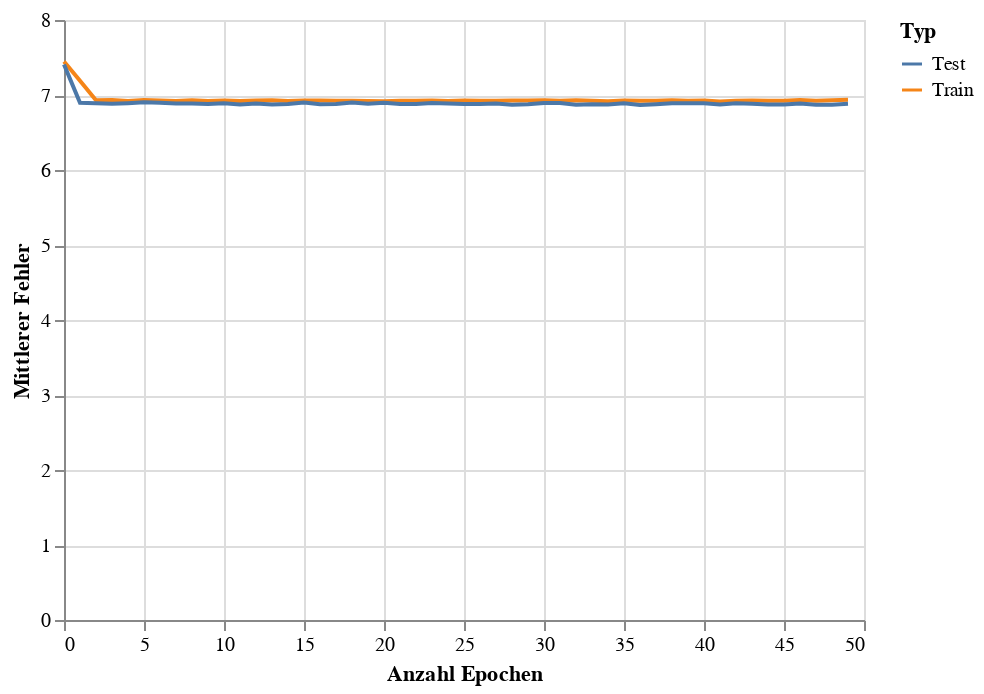

Notebook source saved alongside this figure:
### Code cell
train_eval_loss_chart = alt.Chart(loss_df).mark_line().encode(
    x = alt.X('Epoch',title='Anzahl Epochen'),
    y = alt.Y('Loss',title='Mittlerer Fehler'),
    color = alt.Color('Type',title='Typ')
)
train_eval_loss_chart

### Figure 1 — Vega-Lite specification as saved in the notebook (floating-point values rounded to 4 significant figures)
{"config": {"view": {"continuousWidth": 400, "continuousHeight": 300}}, "data": {"name": "data-b0c59ab6cb3ff7494b9c3790e63cb904"}, "mark": "line", "encoding": {"color": {"field": "Type", "title": "Typ", "type": "nominal"}, "x": {"field": "Epoch", "title": "Anzahl Epochen", "type": "quantitative"}, "y": {"field": "Loss", "title": "Mittlerer Fehler", "type": "quantitative"}}, "$schema": "https://vega.github.io/schema/vega-lite/v4.17.0.json", "datasets": {"data-b0c59ab6cb3ff7494b9c3790e63cb904": [{"Epoch": 0, "Loss": 7.446, "Type": "Train"}, {"Epoch": 1, "Loss": 7.189, "Type": "Train"}, {"Epoch": 2, "Loss": 6.93, "Type": "Train"}, {"Epoch": 3, "Loss": 6.932, "Type": "Train"}, {"Epoch": 4, "Loss": 6.921, "Type": "Train"}, {"Epoch": 5, "Loss": 6.934, "Type": "Train"}, {"Epoch": 6, "Loss": 6.927, "Type": "Train"}, {"Epoch": 7, "Loss": 6.921, "Type": "Train"}, {"Epoch": 8, "Loss": 6.931, "Type": "Train"}, {"Epoch": 9, "Loss": 6.921, "Type": "Train"}, {"Epoch": 10, "Loss": 6.928, "Type": "Train"}, {"Epoch": 11, "Loss": 6.921, "Type": "Train"}, {"Epoch": 12, "Loss": 6.927, "Type": "Train"}, {"Epoch": 13, "Loss": 6.93, "Type": "Train"}, {"Epoch": 14, "Loss": 6.92, "Type": "Train"}, {"Epoch": 15, "Loss": 6.927, "Type": "Train"}, {"Epoch": 16, "Loss": 6.927, "Type": "Train"}, {"Epoch": 17, "Loss": 6.922, "Type": "Train"}, {"Epoch": 18, "Loss": 6.923, "Type": "Train"}, {"Epoch": 19, "Loss": 6.922, "Type": "Train"}, {"Epoch": 20, "Loss": 6.918, "Type": "Train"}, {"Epoch": 21, "Loss": 6.923, "Type": "Train"}, {"Epoch": 22, "Loss": 6.923, "Type": "Train"}, {"Epoch": 23, "Loss": 6.925, "Type": "Train"}, {"Epoch": 24, "Loss": 6.922, "Type": "Train"}, {"Epoch": 25, "Loss": 6.926, "Type": "Train"}, {"Epoch": 26, "Loss": 6.922, "Type": "Train"}, {"Epoch": 27, "Loss": 6.922, "Type": "Train"}, {"Epoch": 28, "Loss": 6.925, "Type": "Train"}, {"Epoch": 29, "Loss": 6.926, "Type": "Train"}, {"Epoch": 30, "Loss": 6.93, "Type": "Train"}, {"Epoch": 31, "Loss": 6.925, "Type": "Train"}, {"Epoch": 32, "Loss": 6.929, "Type": "Train"}, {"Epoch": 33, "Loss": 6.924, "Type": "Train"}, {"Epoch": 34, "Loss": 6.916, "Type": "Train"}, {"Epoch": 35, "Loss": 6.926, "Type": "Train"}, {"Epoch": 36, "Loss": 6.923, "Type": "Train"}, {"Epoch": 37, "Loss": 6.922, "Type": "Train"}, {"Epoch": 38, "Loss": 6.929, "Type": "Train"}, {"Epoch": 39, "Loss": 6.923, "Type": "Train"}, {"Epoch": 40, "Loss": 6.925, "Type": "Train"}, {"Epoch": 41, "Loss": 6.914, "Type": "Train"}, {"Epoch": 42, "Loss": 6.924, "Type": "Train"}, {"Epoch": 43, "Loss": 6.926, "Type": "Train"}, {"Epoch": 44, "Loss": 6.925, "Type": "Train"}, {"Epoch": 45, "Loss": 6.923, "Type": "Train"}, {"Epoch": 46, "Loss": 6.932, "Type": "Train"}, {"Epoch": 47, "Loss": 6.924, "Type": "Train"}, {"Epoch": 48, "Loss": 6.928, "Type": "Train"}, {"Epoch": 49, "Loss": 6.935, "Type": "Train"}, {"Epoch": 0, "Loss": 7.406, "Type": "Test"}, {"Epoch": 1, "Loss": 6.897, "Type": "Test"}, {"Epoch": 2, "Loss": 6.889, "Type": "Test"}, {"Epoch": 3, "Loss": 6.884, "Type": "Test"}, {"Epoch": 4, "Loss": 6.891, "Type": "Test"}, {"Epoch": 5, "Loss": 6.902, "Type": "Test"}, {"Epoch": 6, "Loss": 6.897, "Type": "Test"}, {"Epoch": 7, "Loss": 6.887, "Type": "Test"}, {"Epoch": 8, "Loss": 6.888, "Type": "Test"}, {"Epoch": 9, "Loss": 6.88, "Type": "Test"}, {"Epoch": 10, "Loss": 6.89, "Type": "Test"}, {"Epoch": 11, "Loss": 6.873, "Type": "Test"}, {"Epoch": 12, "Loss": 6.887, "Type": "Test"}, {"Epoch": 13, "Loss": 6.874, "Type": "Test"}, {"Epoch": 14, "Loss": 6.88, "Type": "Test"}, {"Epoch": 15, "Loss": 6.901, "Type": "Test"}, {"Epoch": 16, "Loss": 6.876, "Type": "Test"}, {"Epoch": 17, "Loss": 6.88, "Type": "Test"}, {"Epoch": 18, "Loss": 6.901, "Type": "Test"}, {"Epoch": 19, "Loss": 6.883, "Type": "Test"}, {"Epoch": 20, "Loss": 6.896, "Type": "Test"}, {"Epoch": 21, "Loss": 6.88, "Type": "Test"}, {"Epoch": 22, "Loss": 6.881, "Type": "Test"}, {"Epoch": 23, "Loss": 6.893, "Type": "Test"}, {"Epoch": 24, "Loss": 6.885, "Type": "Test"}, {"Epoch": 25, "Loss": 6.882, "Type": "Test"}, {"Epoch": 26, "Loss": 6.878, "Type": "Test"}, {"Epoch": 27, "Loss": 6.887, "Type": "Test"}, {"Epoch": 28, "Loss": 6.872, "Type": "Test"}, {"Epoch": 29, "Loss": 6.876, "Type": "Test"}, {"Epoch": 30, "Loss": 6.892, "Type": "Test"}, {"Epoch": 31, "Loss": 6.894, "Type": "Test"}, {"Epoch": 32, "Loss": 6.87, "Type": "Test"}, {"Epoch": 33, "Loss": 6.875, "Type": "Test"}, {"Epoch": 34, "Loss": 6.874, "Type": "Test"}, {"Epoch": 35, "Loss": 6.891, "Type": "Test"}, {"Epoch": 36, "Loss": 6.865, "Type": "Test"}, {"Epoch": 37, "Loss": 6.878, "Type": "Test"}, {"Epoch": 38, "Loss": 6.891, "Type": "Test"}, {"Epoch": 39, "Loss": 6.89, "Type": "Test"}, {"Epoch": 40, "Loss": 6.889, "Type": "Test"}, {"Epoch": 41, "Loss": 6.875, "Type": "Test"}, {"Epoch": 42, "Loss": 6.891, "Type": "Test"}, {"Epoch": 43, "Loss": 6.883, "Type": "Test"}, {"Epoch": 44, "Loss": 6.875, "Type": "Test"}, {"Epoch": 45, "Loss": 6.875, "Type": "Test"}, {"Epoch": 46, "Loss": 6.888, "Type": "Test"}, {"Epoch": 47, "Loss": 6.869, "Type": "Test"}, {"Epoch": 48, "Loss": 6.87, "Type": "Test"}, {"Epoch": 49, "Loss": 6.883, "Type": "Test"}]}}
